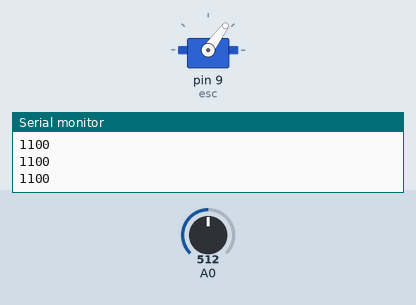
This sketch was run on a simulated Arduino Uno, built with avr-gcc and run on an emulated ATmega328P. Shown: servo, the last lines printed to the serial monitor. The test bench sets the inputs (shaded band); at power-on: A0 = 512.

Above: at 1.2 s.
1.3 s: A0 set to 716
At 1.6 s:
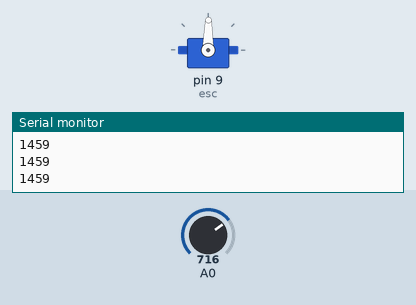
2.8 s: A0 set to 900
At 3.8 s:
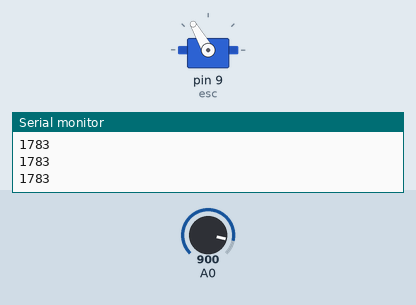
4.3 s: A0 set to 1023
At 4.9 s:
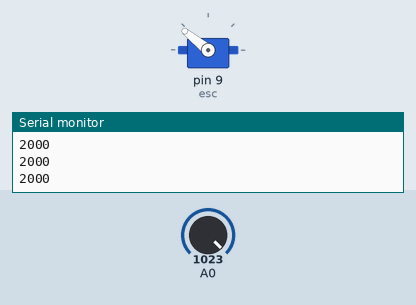
5.8 s: A0 set to 306
At 6.1 s:
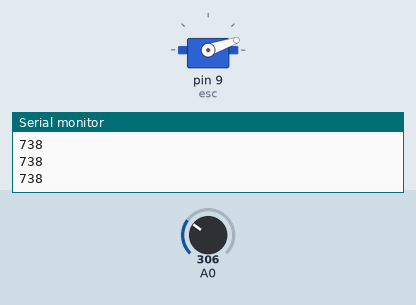
7.3 s: A0 set to 511
At 8.4 s:
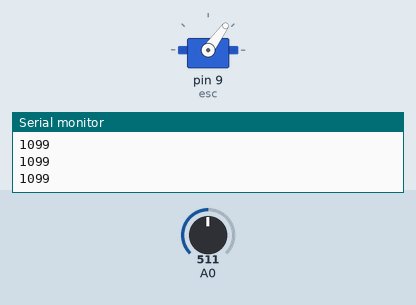
Timing chart, 0 to 9.8 s (numbered marks = the images above; inputs shaded):
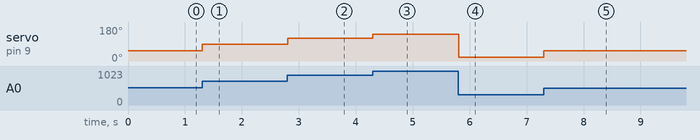

Measured:
- after the input at 1.3 s, servo on pin 9 (esc): 54° → 89° at once
- after the input at 2.8 s, servo on pin 9 (esc): 89° → 120° at once
- after the input at 4.3 s, servo on pin 9 (esc): 120° → 141° at once
- after the input at 5.8 s, servo on pin 9 (esc): 141° → 19° at once
- after the input at 7.3 s, servo on pin 9 (esc): 19° → 54° at once

The sketch:

silnikBLDC.ino
```cpp
//MAGDALENA LIPIEC
//SILNIK BLDC

#include <Servo.h>//Using servo library to control ESC
Servo esc; //Creating a servo class with name as esc

void setup()
{
esc.attach(9); //Specify the esc signal pin,Here as D8
esc.writeMicroseconds(100); //initialize the signal to 1000
Serial.begin(9600);
}

void loop()
{
int val; //Creating a variable val
val= analogRead(A0); //Read input from analog pin a0 and store in val
val= map(val, 0, 1023,200,2000); //mapping val to minimum and maximum(Change if needed)
esc.writeMicroseconds(val); //using val as the signal to esc
Serial.println(val);
}
```
